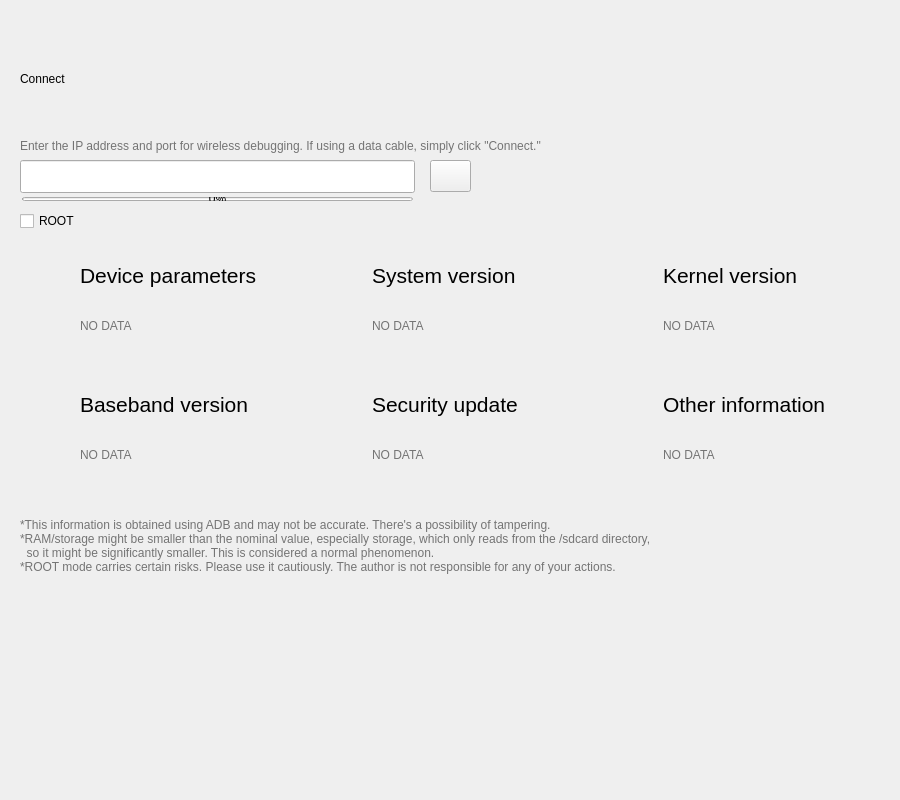
<?xml version="1.0" encoding="UTF-8"?>
<ui version="4.0">
 <class>ConnectInterface</class>
 <widget class="QWidget" name="ConnectInterface">
  <property name="geometry">
   <rect>
    <x>0</x>
    <y>0</y>
    <width>900</width>
    <height>800</height>
   </rect>
  </property>
  <property name="windowTitle">
   <string>Form</string>
  </property>
  <widget class="QWidget" name="gridLayoutWidget">
   <property name="geometry">
    <rect>
     <x>20</x>
     <y>250</y>
     <width>869</width>
     <height>251</height>
    </rect>
   </property>
   <layout class="QGridLayout" name="gridLayout">
    <item row="0" column="0">
     <widget class="CardWidget" name="InfoCard1">
      <widget class="IconWidget" name="IconWidget">
       <property name="geometry">
        <rect>
         <x>10</x>
         <y>40</y>
         <width>41</width>
         <height>41</height>
        </rect>
       </property>
       <property name="icon">
        <iconset resource="../assets/assets.qrc">
         <normaloff>:/img/ico/device-mobile.svg</normaloff>:/img/ico/device-mobile.svg</iconset>
       </property>
      </widget>
      <widget class="BodyLabel" name="InfoTitle1">
       <property name="geometry">
        <rect>
         <x>60</x>
         <y>10</y>
         <width>221</width>
         <height>31</height>
        </rect>
       </property>
       <property name="styleSheet">
        <string notr="true">font-size:16pt</string>
       </property>
       <property name="text">
        <string>Device parameters</string>
       </property>
      </widget>
      <widget class="BodyLabel" name="InfoText1">
       <property name="geometry">
        <rect>
         <x>60</x>
         <y>40</y>
         <width>221</width>
         <height>71</height>
        </rect>
       </property>
       <property name="styleSheet">
        <string notr="true">color:#747474</string>
       </property>
       <property name="text">
        <string>NO DATA</string>
       </property>
      </widget>
     </widget>
    </item>
    <item row="1" column="2">
     <widget class="CardWidget" name="InfoCard6">
      <property name="enabled">
       <bool>true</bool>
      </property>
      <property name="sizePolicy">
       <sizepolicy hsizetype="Preferred" vsizetype="Preferred">
        <horstretch>0</horstretch>
        <verstretch>0</verstretch>
       </sizepolicy>
      </property>
      <widget class="IconWidget" name="IconWidget_6">
       <property name="geometry">
        <rect>
         <x>10</x>
         <y>40</y>
         <width>41</width>
         <height>41</height>
        </rect>
       </property>
       <property name="icon">
        <iconset resource="../assets/assets.qrc">
         <normaloff>:/img/ico/info.svg</normaloff>:/img/ico/info.svg</iconset>
       </property>
      </widget>
      <widget class="BodyLabel" name="InfoTitle6">
       <property name="geometry">
        <rect>
         <x>60</x>
         <y>10</y>
         <width>221</width>
         <height>31</height>
        </rect>
       </property>
       <property name="styleSheet">
        <string notr="true">font-size:16pt</string>
       </property>
       <property name="text">
        <string>Other information</string>
       </property>
      </widget>
      <widget class="BodyLabel" name="InfoText1_6">
       <property name="enabled">
        <bool>true</bool>
       </property>
       <property name="geometry">
        <rect>
         <x>60</x>
         <y>40</y>
         <width>221</width>
         <height>71</height>
        </rect>
       </property>
       <property name="styleSheet">
        <string notr="true">color:#747474;</string>
       </property>
       <property name="text">
        <string>NO DATA</string>
       </property>
      </widget>
     </widget>
    </item>
    <item row="1" column="1">
     <widget class="CardWidget" name="InfoCard5">
      <widget class="IconWidget" name="IconWidget_5">
       <property name="geometry">
        <rect>
         <x>10</x>
         <y>40</y>
         <width>41</width>
         <height>41</height>
        </rect>
       </property>
       <property name="icon">
        <iconset resource="../assets/assets.qrc">
         <normaloff>:/img/ico/shield.svg</normaloff>:/img/ico/shield.svg</iconset>
       </property>
      </widget>
      <widget class="BodyLabel" name="InfoTitle5">
       <property name="geometry">
        <rect>
         <x>60</x>
         <y>10</y>
         <width>221</width>
         <height>31</height>
        </rect>
       </property>
       <property name="styleSheet">
        <string notr="true">font-size:16pt</string>
       </property>
       <property name="text">
        <string>Security update</string>
       </property>
      </widget>
      <widget class="BodyLabel" name="InfoText1_5">
       <property name="geometry">
        <rect>
         <x>60</x>
         <y>40</y>
         <width>211</width>
         <height>71</height>
        </rect>
       </property>
       <property name="styleSheet">
        <string notr="true">color:#747474;</string>
       </property>
       <property name="text">
        <string>NO DATA</string>
       </property>
      </widget>
     </widget>
    </item>
    <item row="0" column="2">
     <widget class="CardWidget" name="InfoCard3">
      <widget class="IconWidget" name="IconWidget_3">
       <property name="geometry">
        <rect>
         <x>10</x>
         <y>40</y>
         <width>41</width>
         <height>41</height>
        </rect>
       </property>
       <property name="icon">
        <iconset resource="../assets/assets.qrc">
         <normaloff>:/img/ico/kernel.svg</normaloff>:/img/ico/kernel.svg</iconset>
       </property>
      </widget>
      <widget class="BodyLabel" name="InfoTitle3">
       <property name="geometry">
        <rect>
         <x>60</x>
         <y>10</y>
         <width>221</width>
         <height>31</height>
        </rect>
       </property>
       <property name="styleSheet">
        <string notr="true">font-size:16pt</string>
       </property>
       <property name="text">
        <string>Kernel version</string>
       </property>
      </widget>
      <widget class="BodyLabel" name="InfoText1_3">
       <property name="geometry">
        <rect>
         <x>60</x>
         <y>40</y>
         <width>211</width>
         <height>71</height>
        </rect>
       </property>
       <property name="styleSheet">
        <string notr="true">color:#747474;</string>
       </property>
       <property name="text">
        <string>NO DATA</string>
       </property>
      </widget>
     </widget>
    </item>
    <item row="0" column="1">
     <widget class="CardWidget" name="InfoCard2">
      <widget class="IconWidget" name="IconWidget_2">
       <property name="geometry">
        <rect>
         <x>10</x>
         <y>40</y>
         <width>41</width>
         <height>41</height>
        </rect>
       </property>
       <property name="icon">
        <iconset resource="../assets/assets.qrc">
         <normaloff>:/img/ico/android.svg</normaloff>:/img/ico/android.svg</iconset>
       </property>
      </widget>
      <widget class="BodyLabel" name="InfoTitle2">
       <property name="geometry">
        <rect>
         <x>60</x>
         <y>10</y>
         <width>221</width>
         <height>31</height>
        </rect>
       </property>
       <property name="styleSheet">
        <string notr="true"> font-size:16pt</string>
       </property>
       <property name="text">
        <string>System version</string>
       </property>
      </widget>
      <widget class="BodyLabel" name="InfoText1_2">
       <property name="geometry">
        <rect>
         <x>60</x>
         <y>40</y>
         <width>221</width>
         <height>71</height>
        </rect>
       </property>
       <property name="styleSheet">
        <string notr="true">color:#747474;</string>
       </property>
       <property name="text">
        <string>NO DATA</string>
       </property>
      </widget>
     </widget>
    </item>
    <item row="1" column="0">
     <widget class="CardWidget" name="InfoCard4">
      <widget class="IconWidget" name="IconWidget_4">
       <property name="geometry">
        <rect>
         <x>10</x>
         <y>40</y>
         <width>41</width>
         <height>41</height>
        </rect>
       </property>
       <property name="icon">
        <iconset resource="../assets/assets.qrc">
         <normaloff>:/img/ico/baseband.svg</normaloff>:/img/ico/baseband.svg</iconset>
       </property>
      </widget>
      <widget class="BodyLabel" name="InfoTitle4">
       <property name="geometry">
        <rect>
         <x>60</x>
         <y>10</y>
         <width>221</width>
         <height>31</height>
        </rect>
       </property>
       <property name="styleSheet">
        <string notr="true">font-size:16pt</string>
       </property>
       <property name="text">
        <string>Baseband version</string>
       </property>
      </widget>
      <widget class="BodyLabel" name="InfoText1_4">
       <property name="geometry">
        <rect>
         <x>60</x>
         <y>40</y>
         <width>211</width>
         <height>71</height>
        </rect>
       </property>
       <property name="styleSheet">
        <string notr="true">color:#747474;</string>
       </property>
       <property name="text">
        <string>NO DATA</string>
       </property>
      </widget>
     </widget>
    </item>
   </layout>
  </widget>
  <widget class="EditableComboBox" name="IPEditableComboBox">
   <property name="geometry">
    <rect>
     <x>20</x>
     <y>160</y>
     <width>395</width>
     <height>33</height>
    </rect>
   </property>
   <property name="transparent" stdset="0">
    <bool>true</bool>
   </property>
  </widget>
  <widget class="CheckBox" name="GetROOTPermissions">
   <property name="geometry">
    <rect>
     <x>20</x>
     <y>210</y>
     <width>81</width>
     <height>22</height>
    </rect>
   </property>
   <property name="text">
    <string>ROOT</string>
   </property>
  </widget>
  <widget class="PrimaryToolButton" name="ConnectPrimaryToolButton">
   <property name="geometry">
    <rect>
     <x>430</x>
     <y>160</y>
     <width>41</width>
     <height>32</height>
    </rect>
   </property>
   <property name="text">
    <string/>
   </property>
   <property name="shortcut">
    <string>Return</string>
   </property>
   <property name="autoRepeat">
    <bool>false</bool>
   </property>
   <property name="popupMode">
    <enum>QToolButton::DelayedPopup</enum>
   </property>
  </widget>
  <widget class="TitleLabel" name="ConnectInterfaceTitle">
   <property name="geometry">
    <rect>
     <x>20</x>
     <y>60</y>
     <width>123</width>
     <height>38</height>
    </rect>
   </property>
   <property name="text">
    <string>Connect</string>
   </property>
  </widget>
  <widget class="BodyLabel" name="InfoTips">
   <property name="geometry">
    <rect>
     <x>20</x>
     <y>490</y>
     <width>871</width>
     <height>111</height>
    </rect>
   </property>
   <property name="styleSheet">
    <string notr="true">color:#747474;</string>
   </property>
   <property name="text">
    <string>*This information is obtained using ADB and may not be accurate. There's a possibility of tampering.
*RAM/storage might be smaller than the nominal value, especially storage, which only reads from the /sdcard directory, 
  so it might be significantly smaller. This is considered a normal phenomenon.
*ROOT mode carries certain risks. Please use it cautiously. The author is not responsible for any of your actions.</string>
   </property>
  </widget>
  <widget class="BodyLabel" name="ConnectTips">
   <property name="geometry">
    <rect>
     <x>20</x>
     <y>130</y>
     <width>871</width>
     <height>31</height>
    </rect>
   </property>
   <property name="styleSheet">
    <string notr="true">color:#747474;</string>
   </property>
   <property name="text">
    <string>Enter the IP address and port for wireless debugging. If using a data cable, simply click &quot;Connect.&quot;</string>
   </property>
  </widget>
  <widget class="IndeterminateProgressBar" name="GetDeviceInfoIndeterminateProgressBar">
   <property name="geometry">
    <rect>
     <x>22</x>
     <y>197</y>
     <width>391</width>
     <height>4</height>
    </rect>
   </property>
   <property name="minimum">
    <number>0</number>
   </property>
   <property name="value">
    <number>0</number>
   </property>
   <property name="shortPos" stdset="0">
    <double>1.450000000000000</double>
   </property>
   <property name="longPos" stdset="0">
    <double>1.213757325303310</double>
   </property>
  </widget>
 </widget>
 <customwidgets>
  <customwidget>
   <class>CheckBox</class>
   <extends>QCheckBox</extends>
   <header>qfluentwidgets</header>
  </customwidget>
  <customwidget>
   <class>EditableComboBox</class>
   <extends>LineEdit</extends>
   <header>qfluentwidgets</header>
  </customwidget>
  <customwidget>
   <class>ToolButton</class>
   <extends>QToolButton</extends>
   <header>qfluentwidgets</header>
  </customwidget>
  <customwidget>
   <class>PrimaryToolButton</class>
   <extends>ToolButton</extends>
   <header>qfluentwidgets</header>
  </customwidget>
  <customwidget>
   <class>IconWidget</class>
   <extends>QWidget</extends>
   <header>qfluentwidgets</header>
  </customwidget>
  <customwidget>
   <class>CardWidget</class>
   <extends>QFrame</extends>
   <header>qfluentwidgets</header>
   <container>1</container>
  </customwidget>
  <customwidget>
   <class>BodyLabel</class>
   <extends>QLabel</extends>
   <header>qfluentwidgets</header>
  </customwidget>
  <customwidget>
   <class>TitleLabel</class>
   <extends>QLabel</extends>
   <header>qfluentwidgets</header>
  </customwidget>
  <customwidget>
   <class>IndeterminateProgressBar</class>
   <extends>QProgressBar</extends>
   <header>qfluentwidgets</header>
  </customwidget>
  <customwidget>
   <class>LineEdit</class>
   <extends>QLineEdit</extends>
   <header>qfluentwidgets</header>
  </customwidget>
 </customwidgets>
 <resources>
  <include location="../assets/assets.qrc"/>
 </resources>
 <connections/>
</ui>
